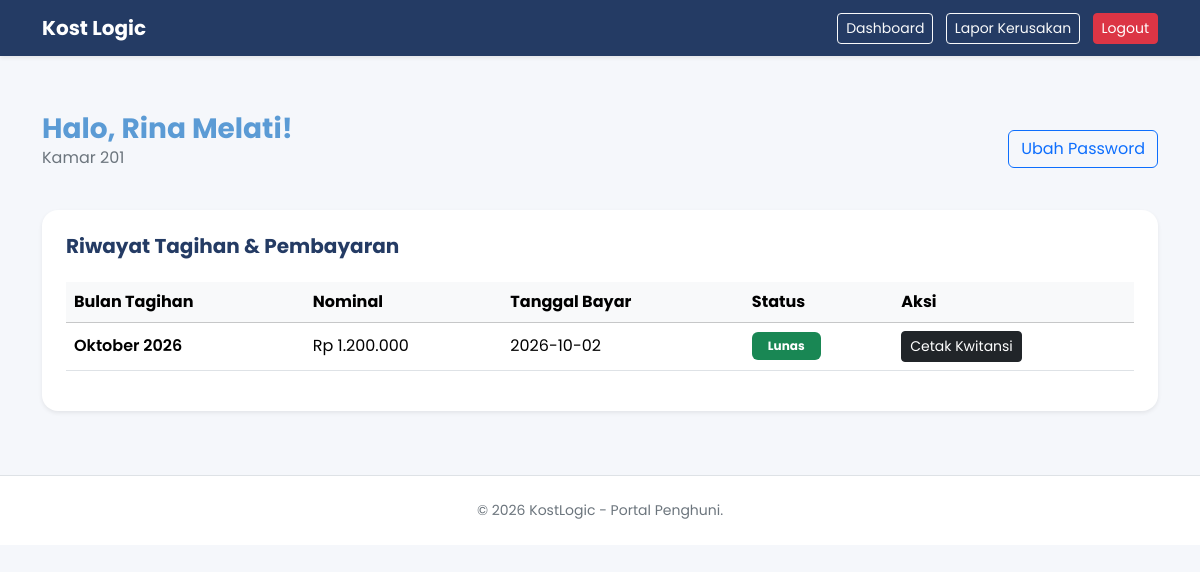
Page /user/dashboard.php (signed in) on the committed database.
### tables this page shows
CREATE TABLE penghuni (
    id_penghuni INT AUTO_INCREMENT PRIMARY KEY,
    nama_penghuni VARCHAR(100),
    no_hp VARCHAR(15),
    id_kamar INT,
    tanggal_masuk DATE DEFAULT '2026-10-01',
    FOREIGN KEY (id_kamar) REFERENCES kamar(id_kamar)
);

CREATE TABLE pembayaran (
    id_pembayaran INT AUTO_INCREMENT PRIMARY KEY,
    id_penghuni INT,
    bulan_tagihan VARCHAR(20),
    nominal_tagihan DECIMAL(12,2),
    status_pembayaran ENUM('lunas', 'menunggu', 'belum lunas'),
    tanggal_bayar DATE,
    bukti_bayar VARCHAR(255) DEFAULT NULL,
    nama_bank VARCHAR(50) DEFAULT NULL,
    FOREIGN KEY (id_penghuni) REFERENCES penghuni(id_penghuni) ON DELETE SET NULL
);

### user/dashboard.php (the view, shortened to what this page needs)
<?php
include '../koneksi.php';
$id_kamar = mysqli_real_escape_string($koneksi, $_SESSION['user_kamar']);
$q_penghuni = mysqli_query($koneksi, "SELECT * FROM penghuni WHERE id_kamar='$id_kamar'");
$data_penghuni = mysqli_fetch_assoc($q_penghuni);
$id_penghuni = (int) ($data_penghuni['id_penghuni'] ?? 0);
$daftar_bulan = [
    1 => 'Januari', 2 => 'Februari', 3 => 'Maret', 4 => 'April',
    5 => 'Mei', 6 => 'Juni', 7 => 'Juli', 8 => 'Agustus',
    9 => 'September', 10 => 'Oktober', 11 => 'November', 12 => 'Desember'
];
$bulan_sekarang = $daftar_bulan[(int)date('n')] . ' ' . date('Y');
if ($id_penghuni > 0) {
    $cek_tagihan = mysqli_query($koneksi, "SELECT id_pembayaran FROM pembayaran WHERE id_penghuni='$id_penghuni' AND bulan_tagihan='$bulan_sekarang'");
    if (mysqli_num_rows($cek_tagihan) == 0) {
        $q_kamar = mysqli_query($koneksi, "SELECT harga FROM kamar WHERE id_kamar='$id_kamar'");
        $d_kamar = mysqli_fetch_assoc($q_kamar);
        $nominal_kamar = $d_kamar['harga'] ?? 0;
        mysqli_query($koneksi, "INSERT INTO pembayaran (id_penghuni, bulan_tagihan, nominal_tagihan, status_pembayaran, tanggal_bayar, bukti_bayar)
                                VALUES ('$id_penghuni', '$bulan_sekarang', '$nominal_kamar', 'belum lunas', NULL, NULL)");
    }
}
include 'header.php';
?>
<div class="d-flex justify-content-between align-items-center mb-4 mt-3">
    <div>
        <h3 class="fw-bold text-utama mb-0" style="color: #5b9bd5;">Halo, <?= htmlspecialchars($data_penghuni['nama_penghuni'] ?? 'Penghuni') ?>!</h3>
        <p class="text-secondary">Kamar <?= htmlspecialchars($id_kamar) ?></p>
    </div>
    <a href="ganti_password.php" class="btn btn-outline-primary">Ubah Password</a>
</div>
<div class="card shadow-sm p-2">
    <div class="card-body">
        <h5 class="fw-bold text-utama mb-4">Riwayat Tagihan & Pembayaran</h5>
        <div class="table-responsive">
            <table class="table table-hover align-middle">
                <thead class="table-light">
                    <tr>
                        <th>Bulan Tagihan</th>
                        <th>Nominal</th>
                        <th>Tanggal Bayar</th>
                        <th>Status</th>
                        <th>Aksi</th>
                    </tr>
                </thead>
                <tbody>
                    <?php
                    $q_bayar = mysqli_query($koneksi, "SELECT * FROM pembayaran WHERE id_penghuni='$id_penghuni' ORDER BY id_pembayaran DESC");
                    if (mysqli_num_rows($q_bayar) > 0) {
                        while ($b = mysqli_fetch_assoc($q_bayar)) {
                    ?>
                        <tr>
                            <td class="fw-semibold"><?= htmlspecialchars($b['bulan_tagihan']) ?></td>
                            <td>Rp <?= number_format($b['nominal_tagihan'], 0, ',', '.') ?></td>
                            <td><?= htmlspecialchars($b['tanggal_bayar'] ?? '-') ?></td>
                            <td>
                                <?php if ($b['status_pembayaran'] == 'lunas') { ?>
                                    <span class="badge bg-success px-3 py-2">Lunas</span>
                                <?php } elseif ($b['status_pembayaran'] == 'menunggu') { ?>
                                    <span class="badge bg-warning text-dark px-3 py-2">Menunggu Konfirmasi</span>
                                <?php } ?>
                            </td>
                            <td>
                                <?php if ($b['status_pembayaran'] == 'belum lunas') { ?>
                                    <button type="button" class="btn btn-sm btn-primary" style="background-color: #5b9bd5; border:none;" data-bs-toggle="modal" data-bs-target="#modalBayar<?= $b['id_pembayaran'] ?>">
                                        Bayar Kost
                                    </button>
                                    <div class="modal fade" id="modalBayar<?= $b['id_pembayaran'] ?>" tabindex="-1">
                                        <div class="modal-dialog">
                                            <div class="modal-content">
                                                <div class="modal-header text-white" style="background-color: #5b9bd5;">
                                                    <h5 class="modal-title">Pembayaran <?= htmlspecialchars($b['bulan_tagihan']) ?></h5>
                                                    <button type="button" class="btn-close btn-close-white" data-bs-dismiss="modal"></button>
                                                </div>
                                                <form method="POST" enctype="multipart/form-data">
                                                    <div class="modal-body">
                                                        <div class="alert alert-info small mb-3">
                                                            Jumlah Tagihan: <b>Rp <?= number_format($b['nominal_tagihan'], 0, ',', '.') ?></b>
                                                        </div>
                                                        <input type="hidden" name="id_pembayaran" value="<?= $b['id_pembayaran'] ?>">
                                                        <div class="mb-3">
                                                            <label class="form-label fw-bold small">Pilih Metode Pembayaran</label>
                                                            <select name="metode" class="form-select" id="pilihMetode<?= $b['id_pembayaran'] ?>" onchange="toggleUpload<?= $b['id_pembayaran'] ?>()" autocomplete="off" required>
                                                                <option value="Transfer">Transfer Bank</option>
                                                                <option value="Tunai">Uang Tunai (Cash)</option>
                                                            </select>
                                                        </div>
                                                        <div id="areaTransfer<?= $b['id_pembayaran'] ?>">
                                                            <div class="alert alert-secondary small p-2 mb-2">
                                                                Transfer ke: <b>BCA 1234567890</b> a.n Pemilik Kost
                                                            </div>
                                                            <div class="mb-3">
                                                                <label class="form-label fw-bold small">Upload Bukti Transfer (JPG/PNG)</label>
                                                                <input type="file" name="bukti" id="inputBukti<?= $b['id_pembayaran'] ?>" class="form-control" accept=".jpg,.jpeg,.png" required>
                                                            </div>
                                                        </div>
                                                        <div id="areaTunai<?= $b['id_pembayaran'] ?>" style="display:none;">
                                                            <div class="alert alert-warning small mb-0">
                                                                Anda memilih pembayaran Tunai. Silakan klik tombol <b>Konfirmasi Bayar</b> di bawah ini, lalu serahkan uang fisik sejumlah tagihan langsung ke Admin Kost.
                                                            </div>
                                                        </div>
                                                    </div>
                                                    <div class="modal-footer">
                                                        <button type="button" class="btn btn-secondary" data-bs-dismiss="modal">Batal</button>
                                                        <button type="submit" name="proses_bayar" class="btn btn-primary" style="background-color: #5b9bd5; border:none;">Konfirmasi Bayar</button>
                                                    </div>
                                                </form>
                                                <script>
                                                function toggleUpload<?= $b['id_pembayaran'] ?>() {
                                                    var metode = document.getElementById("pilihMetode<?= $b['id_pembayaran'] ?>").value;
                                                    var areaTransfer = document.getElementById("areaTransfer<?= $b['id_pembayaran'] ?>");
                                                    var areaTunai = document.getElementById("areaTunai<?= $b['id_pembayaran'] ?>");
                                                    var inputBukti = document.getElementById("inputBukti<?= $b['id_pembayaran'] ?>");
                                                    if (metode === "Tunai") {
                                                        areaTransfer.style.display = "none";
                                                        areaTunai.style.display = "block";
                                                        inputBukti.removeAttribute("required"); // Tidak wajib upload jika tunai
                                                    } else {
                                                        areaTransfer.style.display = "block";
                                                        areaTunai.style.display = "none";
                                                        inputBukti.setAttribute("required", "required"); // Wajib upload jika transfer
                                                    }
                                                }
                                                document.getElementById("modalBayar<?= $b['id_pembayaran'] ?>").addEventListener("show.bs.modal", toggleUpload<?= $b['id_pembayaran'] ?>);
                                                </script>
                                            </div>
                                        </div>
                                    </div>
                                <?php } elseif ($b['status_pembayaran'] == 'menunggu') { ?>
                                    <span class="text-secondary small fw-bold">Diproses Admin</span>
                                <?php } elseif ($b['status_pembayaran'] == 'lunas') { ?>
                                    <a href="../cetak_kwitansi.php?id=<?= $b['id_pembayaran'] ?>" target="_blank" class="btn btn-sm btn-dark">Cetak Kwitansi</a>
                                <?php } ?>
                            </td>
                        </tr>
                    <?php } } else { echo "<tr><td colspan='5' class='text-center py-4 text-secondary'>Belum ada riwayat tagihan.</td></tr>"; } ?>
                </tbody>
            </table>
        </div>
    </div>
</div>
<?php include 'footer.php'; ?>

### user/header.php (style rules this page uses)
body { font-family: 'Poppins', sans-serif; background-color: #f5f7fb; color: #243047; }
.text-utama { color: #243b64; }
.card { border: none; border-radius: 16px; }

### rows in the picture
penghuni: nama_penghuni "Rina Melati"
pembayaran: bulan_tagihan "Oktober 2026", nominal_tagihan "1.200.000", tanggal_bayar "2026-10-02", status_pembayaran "Lunas"

### other values in the picture
$id_kamar "201"
